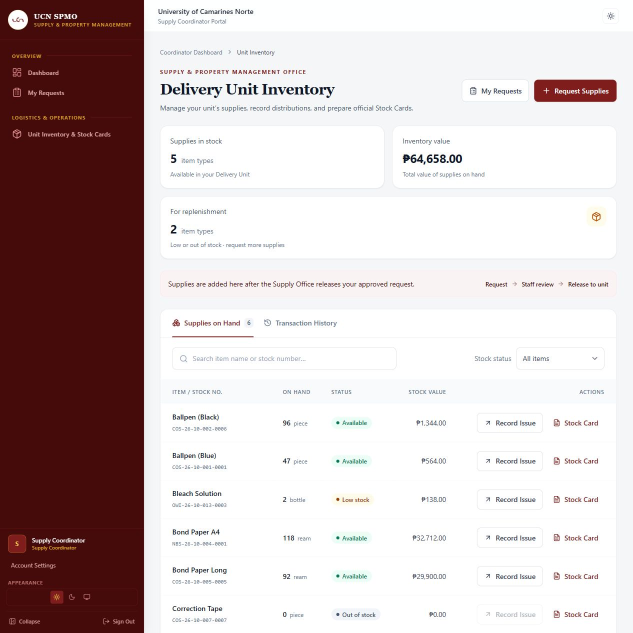
#> input picture tmp/coordinator-redesign.jpg, 1265 x 1266 px, found by its file name (shown at 1/2 size); the run also reads 5 pictures not shown here
$ python generate_coordinator_screenshots.py
#> lines starting #> are read from the running program, lines starting #| are printed output that depends on the picture
"""Generate all 21 illustrated screenshots with numbered guide badges and arrows for the Supply Coordinator User Manual."""
import math
from pathlib import Path
from PIL import Image, ImageDraw, ImageFont

ROOT = Path(__file__).resolve().parents[2]
OUT_DIR = ROOT / "output" / "screenshots" / "supply-coordinator-illustrated"
OUT_DIR.mkdir(parents=True, exist_ok=True)

# Branding and colors
CRIMSON = "#8B1E2D"
MAROON = "#702335"
WHITE = "#FFFFFF"
DARK = "#0F172A"
MUTED = "#64748B"
BORDER = "#E2E8F0"
LIGHT = "#F8FAFC"
BLUE = "#2563EB"
GREEN = "#16A34A"
AMBER = "#D97706"

# Fonts
FONT_TITLE = ImageFont.truetype("C:/Windows/Fonts/arialbd.ttf", 22)
FONT_HEADING = ImageFont.truetype("C:/Windows/Fonts/arialbd.ttf", 18)
FONT_BODY = ImageFont.truetype("C:/Windows/Fonts/arial.ttf", 15)
FONT_BOLD = ImageFont.truetype("C:/Windows/Fonts/arialbd.ttf", 15)
FONT_SMALL = ImageFont.truetype("C:/Windows/Fonts/arial.ttf", 13)
FONT_SMALL_BOLD = ImageFont.truetype("C:/Windows/Fonts/arialbd.ttf", 13)
FONT_BADGE = ImageFont.truetype("C:/Windows/Fonts/arialbd.ttf", 18)

UCN_LOGO = ROOT / "public" / "images" / "ucnlogo.png"
SUPPLYSYNC_LOGO = ROOT / "public" / "images" / "supplysync-sidebar-logo.png"


def draw_callout(draw, target_xy, badge_xy, number, color=CRIMSON):
    """Draw a callout arrow pointing from badge_xy to target_xy with white drop outline."""
    x, y = target_xy
    bx, by = badge_xy

    vx = x - bx
    vy = y - by
    dist = math.hypot(vx, vy)
    if dist < 1:
        dist = 1
    ux = vx / dist
    uy = vy / dist

    R = 17
    sx = int(bx + ux * R)
    sy = int(by + uy * R)

    # 1. White border outline
    draw.line([(sx, sy), (x, y)], fill=WHITE, width=6)
    # 2. Crimson inner stem
    draw.line([(sx, sy), (x, y)], fill=color, width=3)

    # 3. Arrowhead
    head_len = 12.0
    head_w = 6.0
    p1 = (x, y)
    p2 = (int(x - ux * head_len - uy * head_w), int(y - uy * head_len + ux * head_w))
    p3 = (int(x - ux * head_len + uy * head_w), int(y - uy * head_len - ux * head_w))
    draw.polygon([p1, p2, p3], fill=color)
    draw.line([p2, p1, p3], fill=WHITE, width=2)

    # 4. Circular badge
    draw.ellipse((bx - R, by - R, bx + R, by + R), fill=color, outline=WHITE, width=2)

    # 5. Badge number
    num_str = str(number)
    bbox = draw.textbbox((0, 0), num_str, font=FONT_BADGE)
    tw = bbox[2] - bbox[0]
    th = bbox[3] - bbox[1]
    draw.text((bx - tw // 2, by - th // 2 - 2), num_str, font=FONT_BADGE, fill=WHITE)


def add_window_frame(im, title="SupplySync | Delivery Unit Portal"):
    """Wrap content in a clean window mockup with a header."""
    w, h = im.size
    header_h = 36
    canvas = Image.new("RGB", (w, h + header_h), "#ECEFF1")
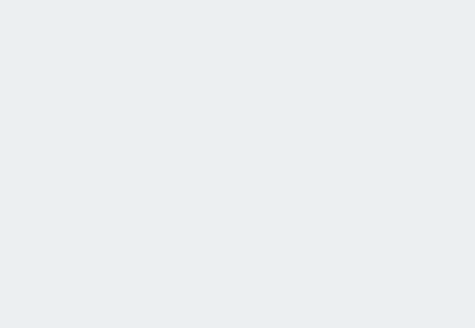
#> canvas: PIL image 950x656 RGB (shown at 1/2 size); mean R, G, B 236, 239, 241
    draw = ImageDraw.Draw(canvas)

    # Window dots
    draw.ellipse((14, 12, 24, 22), fill="#EF4444")
    draw.ellipse((32, 12, 42, 22), fill="#F59E0B")
    draw.ellipse((50, 12, 60, 22), fill="#10B981")

    # Title text
    bbox = draw.textbbox((0, 0), title, font=FONT_SMALL_BOLD)
#> bbox = (0, 2, 274, 16)
    tw = bbox[2] - bbox[0]
#> tw = 274
    draw.text(((w - tw) // 2, 9), title, font=FONT_SMALL_BOLD, fill="#475569")
    draw.line([(0, header_h - 1), (w, header_h - 1)], fill="#CBD5E1", width=1)
    canvas.paste(im, (0, header_h))
    return canvas


FIGURE_SPECS = {}

# -------------------------------------------------------------
# SC-01: Supply Coordinator Sign In Page
# -------------------------------------------------------------
def make_sc_01():
    w, h = 950, 620
    im = Image.new("RGB", (w, h), "#F1F5F9")
    d = ImageDraw.Draw(im)

    # Card
    cx, cy, cw, ch = 250, 40, 450, 540
    d.rounded_rectangle((cx + 2, cy + 3, cx + cw + 2, cy + ch + 3), radius=12, fill="#E2E8F0")
    d.rounded_rectangle((cx, cy, cx + cw, cy + ch), radius=12, fill=WHITE, outline=BORDER, width=1)

    # Logo
    if UCN_LOGO.exists():
        lg = Image.open(UCN_LOGO).convert("RGBA")
        lg.thumbnail((50, 50))
        im.paste(lg, (cx + 200, cy + 25), mask=lg)

    d.text((cx + 225 - 65, cy + 85), "Welcome back", font=FONT_TITLE, fill=DARK)
    d.text((cx + 225 - 130, cy + 118), "Sign in to your institutional account to access SupplySync.", font=FONT_SMALL, fill=MUTED)

    # Badge: Institutional Access
    d.rounded_rectangle((cx + 155, cy + 145, cx + 295, cy + 168), radius=6, fill="#FEF2F2", outline="#FECACA")
    d.text((cx + 168, cy + 150), "INSTITUTIONAL ACCESS", font=FONT_SMALL_BOLD, fill=CRIMSON)

    # Field 1: Email
    d.text((cx + 40, cy + 185), "Official Email Address", font=FONT_BOLD, fill=DARK)
    d.rounded_rectangle((cx + 40, cy + 208, cx + cw - 40, cy + 250), radius=6, fill=LIGHT, outline="#CBD5E1")
    d.text((cx + 55, cy + 220), "coordinator.cas@unc-nemix.com", font=FONT_BODY, fill="#334155")

    # Field 2: Password
    d.text((cx + 40, cy + 265), "Password", font=FONT_BOLD, fill=DARK)
    d.rounded_rectangle((cx + 40, cy + 288, cx + cw - 40, cy + 330), radius=6, fill=LIGHT, outline="#CBD5E1")
    d.text((cx + 55, cy + 302), "••••••••••••••••", font=FONT_BODY, fill="#334155")

    # Field 3: Remember me & Forgot Password
    d.rounded_rectangle((cx + 40, cy + 348, cx + 56, cy + 364), radius=4, fill=LIGHT, outline="#CBD5E1")
    d.text((cx + 65, cy + 348), "Remember me", font=FONT_SMALL, fill=DARK)
    d.text((cx + cw - 150, cy + 348), "Forgot password?", font=FONT_SMALL_BOLD, fill=CRIMSON)

    # Field 4: Sign In Button
    d.rounded_rectangle((cx + 40, cy + 385, cx + cw - 40, cy + 430), radius=6, fill=CRIMSON)
    d.text((cx + 190, cy + 398), "Sign In  →", font=FONT_BOLD, fill=WHITE)

    # Support footer
    d.text((cx + 95, cy + 455), "Need help? Contact SPMO Administrator", font=FONT_SMALL, fill=MUTED)

    # Pointers
    draw_callout(d, (cx + 250, cy + 229), (130, 229), 1)
    draw_callout(d, (cx + 250, cy + 309), (130, 309), 2)
    draw_callout(d, (cx + cw - 95, cy + 356), (820, 356), 3)
    draw_callout(d, (cx + 250, cy + 407), (130, 420), 4)

    im = add_window_frame(im, "SupplySync — Institutional Authentication")
    im.save(OUT_DIR / "SC-01.png", optimize=True)
    FIGURE_SPECS["SC-01"] = [
        ("Official Email Address", "Enter your registered institutional coordinator email address."),
        ("Password", "Enter the confidential password established during activation."),
        ("Remember Me & Forgot Password", "Toggle device session persistence or initiate self-service password recovery."),
        ("Sign In Button", "Authenticates credentials and opens the Delivery Unit coordinator workspace.")
    ]


# -------------------------------------------------------------
# SC-02: Password Recovery Form
# -------------------------------------------------------------
def make_sc_02():
    w, h = 950, 520
    im = Image.new("RGB", (w, h), "#F1F5F9")
#> im: PIL image 950x520 RGB
    d = ImageDraw.Draw(im)

    cx, cy, cw, ch = 250, 40, 450, 440
    d.rounded_rectangle((cx + 2, cy + 3, cx + cw + 2, cy + ch + 3), radius=12, fill="#E2E8F0")
    d.rounded_rectangle((cx, cy, cx + cw, cy + ch), radius=12, fill=WHITE, outline=BORDER, width=1)

    if UCN_LOGO.exists():
        lg = Image.open(UCN_LOGO).convert("RGBA")
        lg.thumbnail((45, 45))
        im.paste(lg, (cx + 202, cy + 25), mask=lg)

    d.text((cx + 225 - 85, cy + 80), "Recover Password", font=FONT_TITLE, fill=DARK)
    d.text((cx + 45, cy + 115), "Forgot your password? Enter your official institutional email", font=FONT_SMALL, fill=MUTED)
    d.text((cx + 70, cy + 135), "address to receive a single-use password reset link.", font=FONT_SMALL, fill=MUTED)

    # Input: Official Email
    d.text((cx + 40, cy + 175), "Official Email Address", font=FONT_BOLD, fill=DARK)
    d.rounded_rectangle((cx + 40, cy + 200, cx + cw - 40, cy + 245), radius=6, fill=LIGHT, outline="#CBD5E1")
    d.text((cx + 55, cy + 213), "coordinator.cas@unc-nemix.com", font=FONT_BODY, fill="#334155")

    # Action: Send Reset Link
    d.rounded_rectangle((cx + 40, cy + 270, cx + cw - 40, cy + 315), radius=6, fill=CRIMSON)
    d.text((cx + 155, cy + 283), "Send Reset Link  →", font=FONT_BOLD, fill=WHITE)

    # Link: Return to Sign In
    d.text((cx + 175, cy + 350), "← Return to Sign In", font=FONT_BOLD, fill=CRIMSON)

    draw_callout(d, (cx + 250, cy + 222), (130, 222), 1)
    draw_callout(d, (cx + 250, cy + 292), (130, 305), 2)
    draw_callout(d, (cx + 225, cy + 358), (820, 358), 3)

    im = add_window_frame(im, "SupplySync — Password Recovery")
#> call 2 of add_window_frame, with title = 'SupplySync — Password Recovery'
#> in add_window_frame (call 2), `canvas = Image.new("RGB", (w, h + header_h), "#ECEFF1")`:
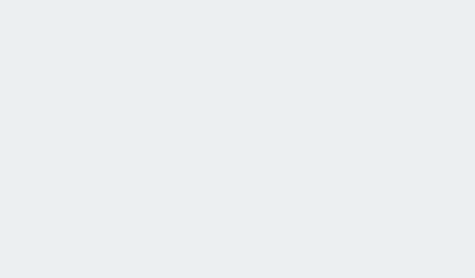
#> canvas: PIL image 950x556 RGB (shown at 1/2 size); mean R, G, B 236, 239, 241
#> in add_window_frame (call 2), `bbox = draw.textbbox((0, 0), title, font=FONT_SMALL_BOLD)`: bbox = (0, 2, 222, 16)
#> in add_window_frame (call 2), `tw = bbox[2] - bbox[0]`: tw = 222
#> in add_window_frame (call 2), `canvas.paste(im, (0, header_h))`:
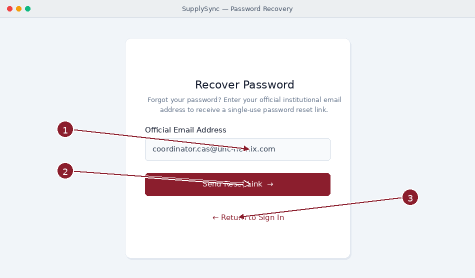
#> canvas: PIL image 950x556 RGB (shown at 1/2 size); mean R, G, B 239.5, 237.9, 241.1
    im.save(OUT_DIR / "SC-02.png", optimize=True)
    FIGURE_SPECS["SC-02"] = [
        ("Official Email Address Field", "Enter the registered email address tied to the coordinator staff account."),
        ("Send Reset Link Button", "Dispatches a time-limited reset link to the coordinator's verified institutional email."),
        ("Return to Sign In Link", "Cancels password recovery and returns to the primary authentication card.")
    ]


# -------------------------------------------------------------
# SC-03: Supply Coordinator Invitation Activation
# -------------------------------------------------------------
def make_sc_03():
    w, h = 950, 590
    im = Image.new("RGB", (w, h), "#F1F5F9")
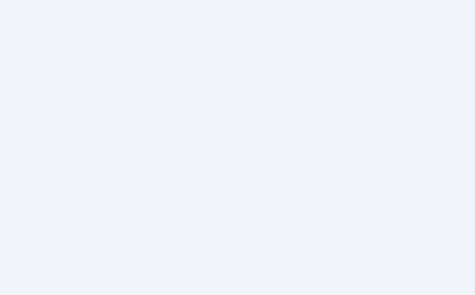
#> im: PIL image 950x590 RGB (shown at 1/2 size); mean R, G, B 241, 245, 249
    d = ImageDraw.Draw(im)

    cx, cy, cw, ch = 240, 30, 470, 530
    d.rounded_rectangle((cx + 2, cy + 3, cx + cw + 2, cy + ch + 3), radius=12, fill="#E2E8F0")
    d.rounded_rectangle((cx, cy, cx + cw, cy + ch), radius=12, fill=WHITE, outline=BORDER, width=1)

    if UCN_LOGO.exists():
        lg = Image.open(UCN_LOGO).convert("RGBA")
        lg.thumbnail((45, 45))
        im.paste(lg, (cx + 212, cy + 20), mask=lg)

    d.text((cx + 235 - 125, cy + 72), "Complete Staff Registration", font=FONT_TITLE, fill=DARK)
    d.text((cx + 235 - 110, cy + 104), "Activate your assigned Supply Coordinator account.", font=FONT_SMALL, fill=MUTED)

    # 1. Read-only email
    d.text((cx + 40, cy + 135), "Assigned Institutional Email", font=FONT_BOLD, fill=DARK)
    d.rounded_rectangle((cx + 40, cy + 158, cx + cw - 40, cy + 198), radius=6, fill="#F1F5F9", outline="#CBD5E1")
    d.text((cx + 55, cy + 170), "coordinator.cas@unc-nemix.com (Locked)", font=FONT_BODY, fill="#64748B")

    # 2. Name & Password
    d.text((cx + 40, cy + 210), "Full Legal Name", font=FONT_BOLD, fill=DARK)
    d.rounded_rectangle((cx + 40, cy + 233, cx + cw - 40, cy + 273), radius=6, fill=LIGHT, outline="#CBD5E1")
    d.text((cx + 55, cy + 245), "Dr. Maria Elena Santos", font=FONT_BODY, fill="#1E293B")

    d.text((cx + 40, cy + 285), "New Password & Confirmation", font=FONT_BOLD, fill=DARK)
    d.rounded_rectangle((cx + 40, cy + 308, cx + cw - 40, cy + 348), radius=6, fill=LIGHT, outline="#CBD5E1")
    d.text((cx + 55, cy + 320), "••••••••••••••••", font=FONT_BODY, fill="#1E293B")

    # 3. Policy criteria
    d.text((cx + 40, cy + 360), "Password Requirements:", font=FONT_SMALL_BOLD, fill="#475569")
    d.text((cx + 40, cy + 380), "✓ 8+ characters    ✓ Upper & lowercase    ✓ Numbers & symbols", font=FONT_SMALL, fill=GREEN)

    # 4. Activate button
    d.rounded_rectangle((cx + 40, cy + 420, cx + cw - 40, cy + 465), radius=6, fill=CRIMSON)
    d.text((cx + 145, cy + 433), "Complete Registration & Sign In", font=FONT_BOLD, fill=WHITE)

    draw_callout(d, (cx + 250, cy + 178), (120, 178), 1)
    draw_callout(d, (cx + 250, cy + 328), (120, 328), 2)
    draw_callout(d, (cx + 340, cy + 385), (820, 385), 3)
    draw_callout(d, (cx + 250, cy + 442), (120, 460), 4)

    im = add_window_frame(im, "SupplySync — Account Activation")
#> call 3 of add_window_frame, with title = 'SupplySync — Account Activation'
#> in add_window_frame (call 3), `bbox = draw.textbbox((0, 0), title, font=FONT_SMALL_BOLD)`: bbox = (0, 2, 218, 16)
#> in add_window_frame (call 3), `tw = bbox[2] - bbox[0]`: tw = 218
#> in add_window_frame (call 3), `canvas.paste(im, (0, header_h))`:
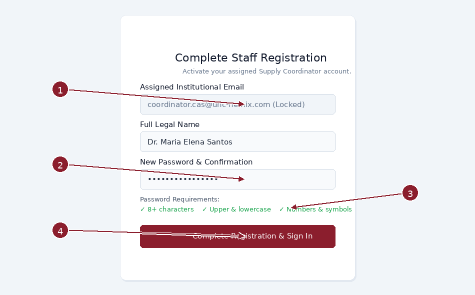
#> im: PIL image 950x590 RGB (shown at 1/2 size); mean R, G, B 239.2, 237.7, 240.8
#> in add_window_frame (call 3), `canvas.paste(im, (0, header_h))`:
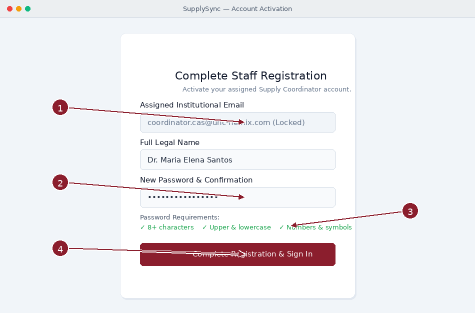
#> canvas: PIL image 950x626 RGB (shown at 1/2 size); mean R, G, B 238.8, 237.6, 240.6
    im.save(OUT_DIR / "SC-03.png", optimize=True)
    FIGURE_SPECS["SC-03"] = [
        ("Institutional Email Verification", "Displays the locked institutional email provisioned by the SPMO administrator."),
        ("Password Configuration Fields", "Set and confirm a compliant master password for the new coordinator account."),
        ("Password Complexity Checklist", "Real-time indicators verifying length, character diversity, and security policy compliance."),
        ("Complete Registration Button", "Activates the coordinator profile and signs directly into the Delivery Unit workspace.")
    ]


# -------------------------------------------------------------
# SC-04: Supply Coordinator Navigation
# -------------------------------------------------------------
def make_sc_04():
    w, h = 1100, 600
    im = Image.new("RGB", (w, h), WHITE)
#> im: PIL image 1100x600 RGB; every value is 255
    d = ImageDraw.Draw(im)

    sb_w = 260
    d.rectangle((0, 0, sb_w, h), fill="#1E293B")

    if SUPPLYSYNC_LOGO.exists():
        lg = Image.open(SUPPLYSYNC_LOGO).convert("RGBA")
        lg.thumbnail((36, 36))
        im.paste(lg, (20, 20), mask=lg)
    d.text((68, 22), "SupplySync", font=FONT_HEADING, fill=WHITE)
    d.text((68, 44), "Delivery Unit Portal", font=FONT_SMALL, fill="#94A3B8")

    d.text((20, 85), "OVERVIEW", font=FONT_SMALL_BOLD, fill="#64748B")
    d.rounded_rectangle((12, 105, sb_w - 12, 140), radius=6, fill=CRIMSON)
    d.text((45, 115), "Dashboard", font=FONT_BOLD, fill=WHITE)

    d.text((20, 160), "INVENTORY MANAGEMENT", font=FONT_SMALL_BOLD, fill="#64748B")
    d.text((45, 185), "Unit Inventory", font=FONT_BODY, fill="#CBD5E1")
    d.text((45, 220), "Stock Movements", font=FONT_BODY, fill="#CBD5E1")

    d.text((20, 265), "CATALOG & REQUESTS", font=FONT_SMALL_BOLD, fill="#64748B")
    d.text((45, 290), "Supply Catalog", font=FONT_BODY, fill="#CBD5E1")
    d.text((45, 325), "My Requests", font=FONT_BODY, fill="#CBD5E1")

    d.rounded_rectangle((16, 400, sb_w - 16, 455), radius=8, fill="#0F172A")
    d.text((26, 410), "ACTIVE ROLE", font=FONT_SMALL, fill="#64748B")
    d.text((26, 428), "Supply Coordinator", font=FONT_BOLD, fill="#F8FAFC")

    d.line([(0, h - 85), (sb_w, h - 85)], fill="#334155", width=1)
    d.text((20, h - 70), "Dr. Maria Elena Santos", font=FONT_BOLD, fill=WHITE)
    d.text((20, h - 50), "Account Settings  •  Light Theme", font=FONT_SMALL, fill="#94A3B8")
    d.text((20, h - 30), "Sign Out", font=FONT_SMALL_BOLD, fill="#F87171")

    d.rectangle((sb_w, 0, w, h), fill="#F8FAFC")
    d.rectangle((sb_w, 0, w, 65), fill=WHITE, outline=BORDER)
    d.text((sb_w + 30, 22), "College of Arts and Sciences — Supply Coordinator Dashboard", font=FONT_HEADING, fill=DARK)

    d.rounded_rectangle((sb_w + 30, 95, sb_w + 250, 195), radius=8, fill=WHITE, outline=BORDER)
    d.text((sb_w + 45, 110), "ACTIVE REQUESTS", font=FONT_SMALL_BOLD, fill=MUTED)
    d.text((sb_w + 45, 135), "2 Pending", font=FONT_TITLE, fill=BLUE)

    d.rounded_rectangle((sb_w + 270, 95, sb_w + 490, 195), radius=8, fill=WHITE, outline=BORDER)
    d.text((sb_w + 285, 110), "ITEMS IN STOCK", font=FONT_SMALL_BOLD, fill=MUTED)
    d.text((sb_w + 285, 135), "184 Units", font=FONT_TITLE, fill=GREEN)

    d.rounded_rectangle((sb_w + 510, 95, w - 30, 195), radius=8, fill=WHITE, outline=BORDER)
    d.text((sb_w + 525, 110), "FOR REPLENISHMENT", font=FONT_SMALL_BOLD, fill=MUTED)
    d.text((sb_w + 525, 135), "1 Low Stock", font=FONT_TITLE, fill=AMBER)

    draw_callout(d, (130, 205), (380, 240), 1)
    draw_callout(d, (130, 428), (380, 428), 2)
    draw_callout(d, (100, h - 50), (380, h - 50), 3)
    draw_callout(d, (50, h - 25), (380, h - 20), 4)

    im = add_window_frame(im, "SupplySync — Supply Coordinator Navigation")
#> in add_window_frame (call 4), `bbox = draw.textbbox((0, 0), title, font=FONT_SMALL_BOLD)`: bbox = (0, 2, 296, 16)
#> in add_window_frame (call 4), `tw = bbox[2] - bbox[0]`: tw = 296
#> in add_window_frame (call 4), `canvas.paste(im, (0, header_h))`:
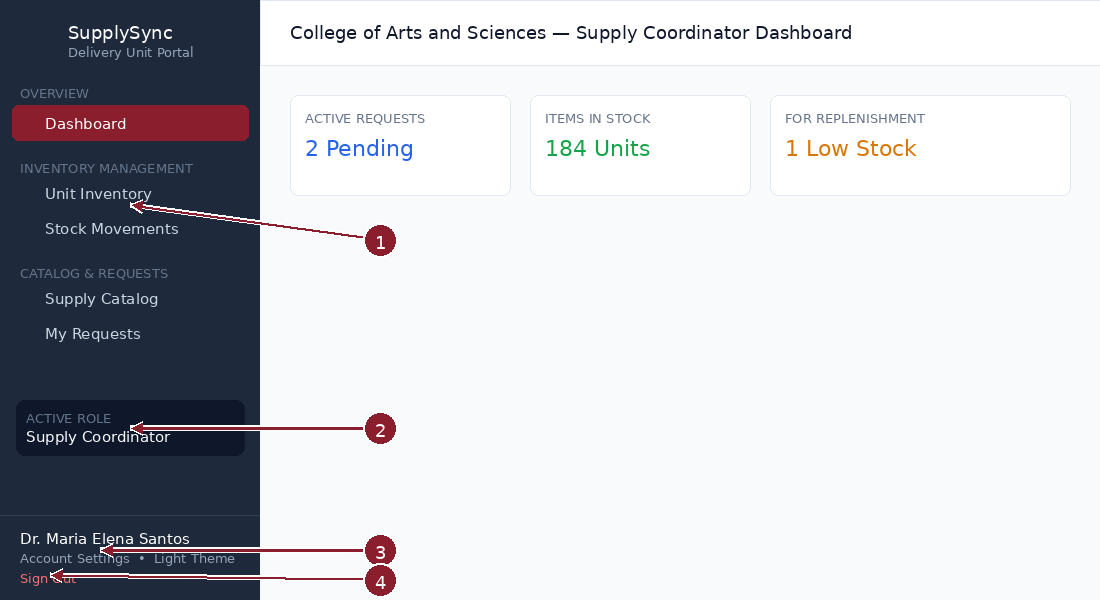
#> im: PIL image 1100x600 RGB; mean R, G, B 198.9, 200.2, 205.7
    im.save(OUT_DIR / "SC-04.png", optimize=True)
    FIGURE_SPECS["SC-04"] = [
        ("Coordinator Navigation Menu", "Direct access to Dashboard, Unit Inventory, Movements, Catalog, and My Requests."),
        ("Supply Coordinator Role Badge", "Verifies active role scope, access permissions, and Delivery Unit boundary."),
        ("Account Settings Link", "Opens personal profile management, password security, and active sessions."),
        ("Theme Toggle & Sign Out", "Switch appearance mode (Light/Dark/System) and terminate the authenticated session.")
    ]


# -------------------------------------------------------------
# SC-05: Supply Coordinator Dashboard Overview
# -------------------------------------------------------------
def make_sc_05():
    base_path = ROOT / "tmp" / "extracted_assets" / "coordinator-redesign.jpg"
    if base_path.exists():
        src = Image.open(base_path).convert("RGB")
#> src is the input picture: PIL image 1265x1266 RGB; mean R, G, B 207.1, 193.7, 193.8
        im = src.crop((0, 0, min(src.width, 1265), min(src.height, 920)))
#> im: PIL image 1265x920 RGB
#> (the rest of the program and of its run is left out)
